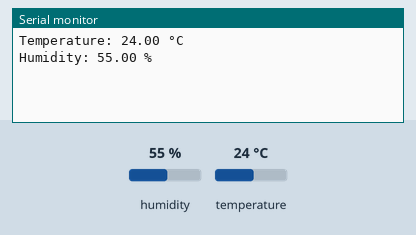
Bench run of a sketch on a simulated Arduino Uno, built with avr-gcc and run on an emulated ATmega328P. Shown: the last lines printed to the serial monitor. The inputs (shaded band) are chosen by the test bench; at power-on: humidity 55 %, temperature 24 °C.

Above: at 3.2 s.
3.3 s: humidity set to 22 %
At 5.3 s:
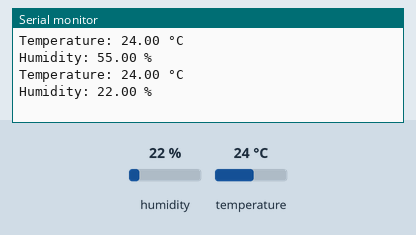
6.0 s: temperature set to 12 °C
At 6.5 s:
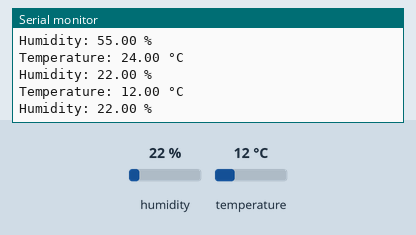
8.7 s: humidity set to 40 %
At 11.4 s:
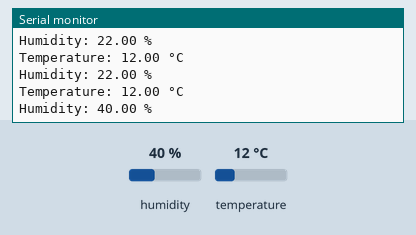
Timing chart, 0 to 12.9 s (numbered marks = the images above; inputs shaded):
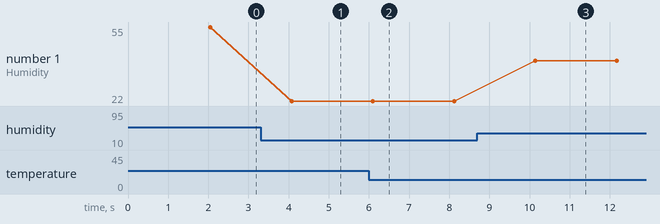

Measured:
- after the input at 3.3 s, the serial monitor: prints a new line after 0.77 s (image 1)
- after the input at 6.0 s, the serial monitor: prints a new line after 0.07 s (image 2)
- after the input at 8.7 s, the serial monitor: prints a new line after 1.4 s (image 3)
- plotted number 1: 55 → 22 after the input at 3.3 s, 22 → 40 after the input at 8.7 s

The sketch:

test_blynk_led.ino
```cpp
#include <Adafruit_Sensor.h>
#include <DHT.h>
#include <DHT_U.h>

// Pin DHT11 terhubung
#define DHTPIN 4       // Pin digital 4 pada Arduino Uno
#define DHTTYPE DHT11  // Jenis sensor DHT11

// Inisialisasi sensor DHT
DHT dht(DHTPIN, DHTTYPE);

void sendSensorData() {
  // Baca data suhu dan kelembapan
  float temp = dht.readTemperature();
  float hum = dht.readHumidity();

  // Periksa apakah pembacaan berhasil
  if (isnan(temp) || isnan(hum)) {
    Serial.println("Failed to read from DHT sensor!");
    return;
  }

  // Tampilkan data suhu dan kelembapan di Serial Monitor
  Serial.print("Temperature: ");
  Serial.print(temp);
  Serial.println(" °C");

  Serial.print("Humidity: ");
  Serial.print(hum);
  Serial.println(" %");
}

void setup() {
  // Inisialisasi komunikasi Serial
  Serial.begin(9600);  // Arduino Uno biasanya menggunakan baud rate 9600
  dht.begin();         // Inisialisasi sensor DHT
  delay(2000);         // Tunggu sensor siap
}

void loop() {
  sendSensorData();    // Kirim data sensor ke Serial Monitor
  delay(2000);         // Tunggu 2 detik sebelum pembacaan berikutnya
}
```
